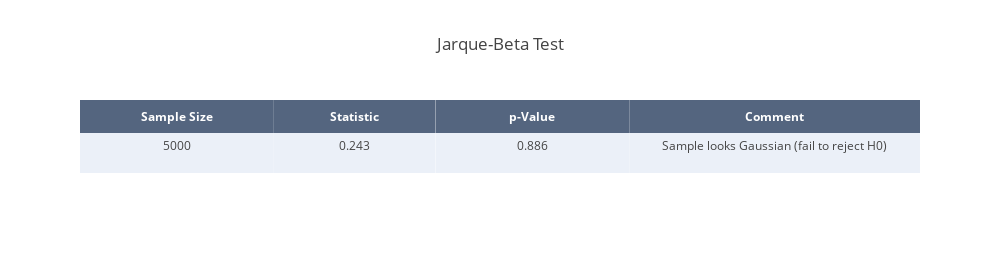

Notebook code cell kept with this figure:
### Markdown cell above
### Jarque-Beta Test
The Jarque-Bera test was proposed by Carlos M. Jarque and Anil K. Bera (1982) and also calculates summary statistics from the sample data to verify whether the data sample differs from the normal distribution. Concretely, the test determines whether the skewness and kurtosis of the data sample are unusual compared to their expected values, as measured by a chi-square statistic.

### Code cell
# Normality test
test = "Jarque-Beta Test"
stat, p = stats.jarque_bera(samples_i_t)

# Round results
stat = round(stat, 3)
p = round(p, 3)

# Interpre results
alpha = 0.05
if p > alpha:
    msg = 'Sample looks Gaussian (fail to reject H0)'
else:
    msg = "Sample does not look Gaussian (reject H0)"

# Create table
result_mat = [len(samples_i_t), stat, p, msg]

trace = go.Table(
    header=dict(values=['<b>Sample Size</b>', '<b>Statistic</b>', '<b>p-Value</b>', '<b>Comment</b>'],
                line = dict(width=0),
                fill = dict(color='rgba(42,63,95,0.8)'),
                align = 'center',
                font = dict(
                    color = '#ffffff',
                    size = 12
                )),
    cells=dict(values=np.array(result_mat).T,
               line = dict(width=0),
               fill = dict(color=[['#EBF0F8', '#ffffff', '#EBF0F8', '#ffffff']]),
               align = 'center',
               height = 40),
    columnwidth=[0.3, 0.25, 0.3, 0.45])
       
data = [trace]

layout = dict(title=test, height=260, width=1000)

jb_table = dict(data=data, layout=layout)

# Plot table
iplot(jb_table)

### Figure 1 — Plotly figure (JSON) as saved in the notebook; plotly's stock layout.template omitted (floating-point values rounded to 4 significant figures)
{"data": [{"cells": {"align": "center", "fill": {"color": [["#EBF0F8", "#ffffff", "#EBF0F8", "#ffffff"]]}, "height": 40, "line": {"width": 0}, "values": ["5000", "0.243", "0.886", "Sample looks Gaussian (fail to reject H0)"]}, "columnwidth": [0.3, 0.25, 0.3, 0.45], "header": {"align": "center", "fill": {"color": "rgba(42,63,95,0.8)"}, "font": {"color": "#ffffff", "size": 12}, "line": {"width": 0}, "values": ["<b>Sample Size</b>", "<b>Statistic</b>", "<b>p-Value</b>", "<b>Comment</b>"]}, "type": "table", "uid": "44a27c94-3d9b-47bd-aed2-3f6973648bdf"}], "layout": {"height": 260, "title": {"text": "Jarque-Beta Test"}, "width": 1000}}
